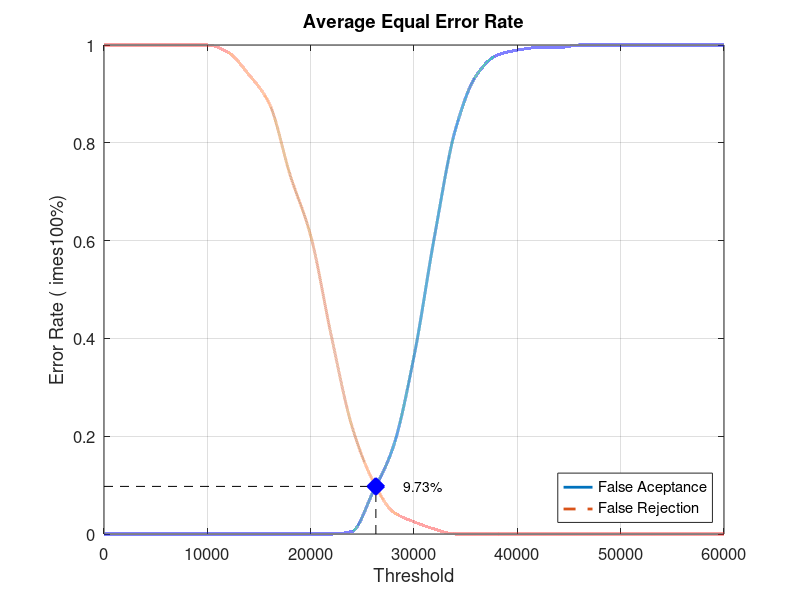
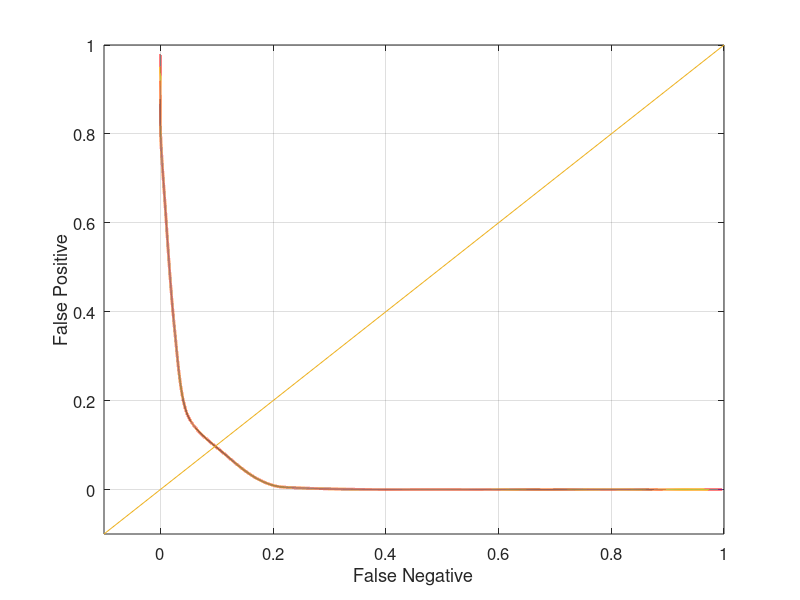

These figures' MATLAB source, in order:
close all;
clear;
clc;
x = 0:2000:60000;
xq = 0:0.5:60000;

y0 = [0 0 0 0 0 0 0 0 0 0 0 0 0.00526316 0.0842105 0.178947 0.363158 0.610526 0.826316 0.936842 0.978947 0.989474 0.994737 0.994737 1 1 1 1 1 1 1 1]
yy0 = interp1(x, y0, xq, 'pchip');
y1 = [1 1 1 1 1 1 0.985 0.94 0.88 0.735 0.61 0.405 0.22 0.11 0.045 0.025 0.01 0 0 0 0 0 0 0 0 0 0 0 0 0 0]
yy1 = interp1(x, y1, xq, 'pchip');

% Calculating EER: 
y2 = abs(y0 - y1);
find(y2 == min(y2))
yy2 = abs(yy0 - yy1);
xEER = find(yy2 == min(yy2));
xEERIndex = xq(xEER) % X-axis EER
yEER = yy0(xEER) % Y-axis EER

main = figure
plot(xq, yy0,'-','LineWidth', 2);	hold on
plot(xq, yy1,'--','LineWidth', 2);	hold on
plot([xEERIndex xEERIndex], [0 yEER], 'k--');	hold on
plot([0 xEERIndex], [yEER yEER], 'k--');	hold on
plot(xEERIndex, yEER, 'bx', 'LineWidth', 10);	hold on
text(xEERIndex + 10 * xEERIndex / 100, yEER, [num2str(round((10000 * yEER)) / 100) '%'])
legend('False Aceptance', 'False Rejection', 'Location', 'SouthEast')
xlabel('Threshold')
ylabel('Error Rate (	imes100%)')
title('Average Equal Error Rate')
set(gca, 'FontSize', 12)
axis([0 60000 0 1])
grid on

print(main, 'Database5_4Main', '-dpng');
FNRxFPR = figure('Color', [1 1 1]);
plot(yy1, yy0, '-', yy1, yy0, 'LineWidth', 2);
hold on
y = -0.1:0.1:1
plot(y, y); 
set(gca, 'FontSize', 12)
xlabel('False Negative')
ylabel('False Positive')
axis([-0.1 1 -0.1 1])
set(gca, 'FontSize', 12)
grid on

print(FNRxFPR, 'Database5_4FNRxFPR','-dpng');
